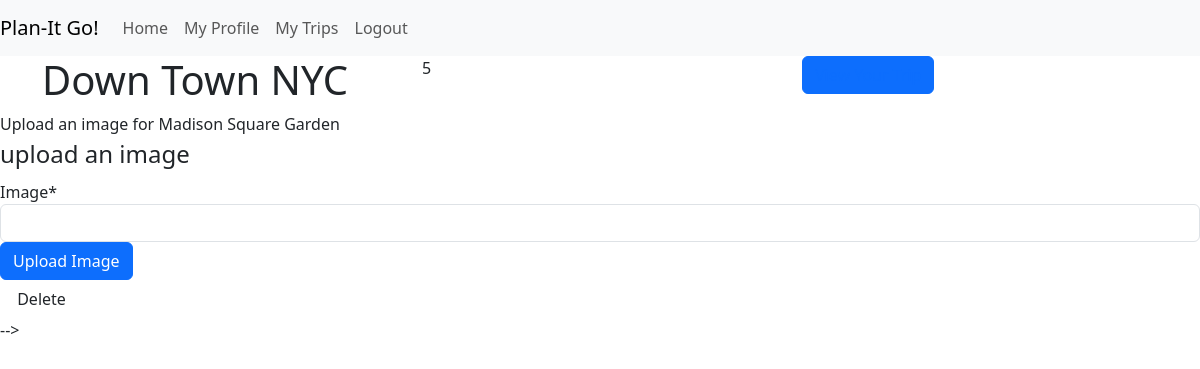
Page /trips/down-town-nyc/23/images/30/ (signed in) on the committed database.
### trips/models.py (models this page shows, shortened)
class Trip(models.Model):
    profile = models.ForeignKey(
        Profile, on_delete=models.CASCADE, related_name="trips"
    )
    location = models.ForeignKey(
        Location, on_delete=models.CASCADE, related_name="trips"
    )
    title = models.CharField(max_length=30, unique=True)
    slug = models.SlugField(max_length=30, unique=True)
    description = models.TextField(blank=True)
    trip_image = CloudinaryField('image', default='placeholder')
    start_date = models.DateField(blank=True, null=True)
    end_date = models.DateField(blank=True, null=True)
    created_on = models.DateTimeField(auto_now_add=True)
    is_complete = models.BooleanField(default=False)
    places = models.ManyToManyField(
        Place, related_name="trip_place", blank=True
    )
    class Meta:
        ordering = ["-start_date"]
    def number_of_places(self):
        return self.places.count()
    """
     Populates the slug field with a slugified version
     of the title field.
     https://stackoverflow.com/questions/141487/is-there-an-easy-way-to-populate-slugfield-from-charfield
    """

### places/models.py (models this page shows, shortened)
class Place(models.Model):
    location = models.ForeignKey(
        Location, on_delete=models.CASCADE, related_name="places"
    )
    venue_id = models.CharField(max_length=50, unique=True)
    type = models.CharField(max_length=150)
    category = models.CharField(max_length=150)
    sub_categories = models.JSONField(null=True)
    name = models.CharField(max_length=50)
    slug = models.SlugField(max_length=50)
    location_string = models.CharField(max_length=150, null=True)
    description = models.TextField(null=True)
    image = models.CharField(max_length=150, default=placeholder)
    ranking_position = models.IntegerField(null=True)
    rating = models.IntegerField(null=True)
    phone = models.CharField(max_length=50, null=True)
    address = models.JSONField()
    latitude = models.DecimalField(max_digits=10, decimal_places=8)
    longitude = models.DecimalField(max_digits=11, decimal_places=8)
    website = models.CharField(max_length=200, null=True)
    ranking_string = models.CharField(max_length=150, null=True)
    created_on = models.DateTimeField(auto_now_add=True)
    class Meta:
        ordering = ["-ranking_position"]
    """
     Populates the slug field with a slugified version
     of the title field.
     https://stackoverflow.com/questions/141487/is-there-an-easy-way-to-populate-slugfield-from-charfield
    """

class Image(models.Model):
    profile = models.ForeignKey(
        Profile, on_delete=models.CASCADE, related_name="images"
    )
    place = models.ForeignKey(
        Place, on_delete=models.CASCADE, related_name="images"
    )
    path = CloudinaryField(
        'image', default=placeholder, folder="/images/places",
        format="webp"
    )
    created_on = models.DateTimeField(auto_now_add=True)
    approved = models.BooleanField(default=False)
    class Meta:
        ordering = ["created_on"]

### trips/views.py (the view, shortened to what this page needs)
class ImageUploadView(LoginRequiredMixin, CreateView):
    form_class = ImageForm
    model = Image
    template_name = 'trips/add_image.html'
    def setup(self, request, *args, **kwargs):
        self.place_id = kwargs['place_id']
        self.trip_id = kwargs['trip_id']
        return super().setup(request, *args, **kwargs)
    def get_context_data(self, **kwargs):
        context = super(ImageUploadView, self).get_context_data(**kwargs)
        context['images'] = Image.objects.all().order_by('created_on')
        context['place'] = get_object_or_404(Place, id=self.kwargs['place_id'])
        context['trip'] = get_object_or_404(Trip, id=self.kwargs['trip_id'])
        return context

### places/forms.py
class ImageForm(ModelForm):
    def __init__(self, *args, **kwargs):
        super().__init__(*args, **kwargs)
        self.helper = FormHelper()
        self.helper.form_id = 'imageForm'
        self.helper.form_class = 'blueForms'
        self.helper.form_method = "post"
        self.helper.layout = Layout(
            Fieldset(
                'upload an image',
                'path'
            ),
            Submit('Submit', 'Upload Image', css_id='imageUploadButton')
        )
    class Meta:
        model = Image
        fields = ['path']

### trips/templates/trips/add_image.html (shortened to what this page needs)
{% extends "base.html" %}
{% block content %}
{% include 'includes/trip_header.html' %}
<div>
   Upload an image for {{ place.name }}
</div>
{% load crispy_forms_tags %}
{% crispy form %}
<div>
    {% for image in images %}
        {% if user.is_authenticated and image.profile.id == user.profile.id %}
        <button class="btn btn-delete" image_id="{{ image.id }}" data-bs-toggle="modal" data-bs-target="#modal-image-delete">Delete</button>
        {% endif %}
    {% endfor %}
</div>
{% endblock %}
{% block extras %}
{% load static %}
{% endblock extras %}

### templates/includes/trip_header.html
<section class="trip-summary">
    <div class="container">
      <div class="row">
        <div class="col-4">
          <h1>{{ trip.title }}</h1>
        </div>
        <div class="col-4">
          <div>
            {{ trip.number_of_places }}
          </div>
        </div>
        <div class="col-4">
          <button class="btn btn-primary">
            <a href="{% url 'trip_detail' trip.slug trip.id %}">View Your Trip</a>
          </button>
        </div>
      </div>
    </div>
  </section>

### rows in the picture
Trip: title "Down Town NYC", number_of_places "5"
Place: name "Madison Square Garden"
